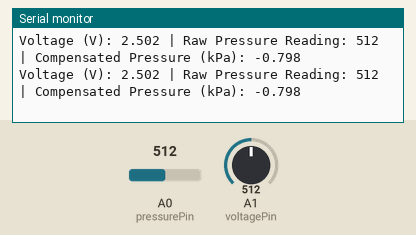
Simulated run of this sketch. Board: Arduino Uno, built with avr-gcc and run on an emulated ATmega328P. Shown: the last lines printed to the serial monitor. Inputs (shaded band) come from the test bench; at power-on: A0 (pressurePin) = 512, A1 (voltagePin) = 512.

Above: at 1.9 s.
2.0 s: A0 (pressurePin) set to 716
At 3.0 s:
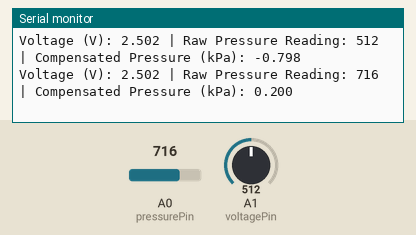
3.5 s: A1 (voltagePin) set to 716
At 4.8 s:
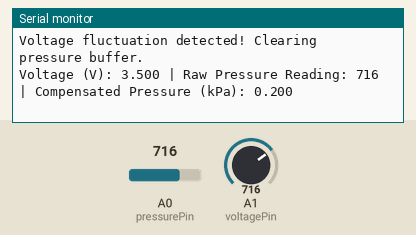
5.0 s: A0 (pressurePin) set to 900
At 6.1 s:
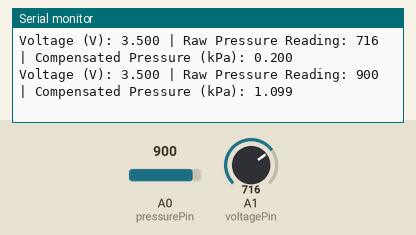
6.5 s: A1 (voltagePin) set to 900
At 8.2 s:
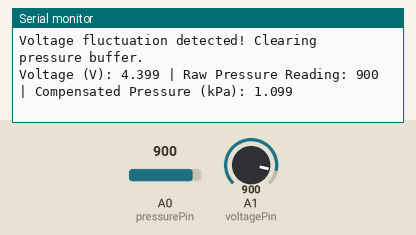
Timing chart, 0 to 9.0 s (numbered marks = the images above; inputs shaded):
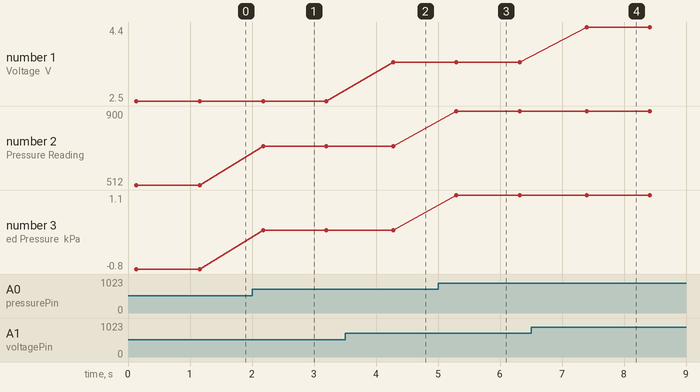

The sketch:

MPXV7002DPRevised.ino
```cpp
// Analog pin connections
const int pressurePin = A0;  // Analog pin connected to MPXV7002DP output
const int voltagePin = A1;   // Analog pin connected to Arduino's 3.3V output

// Constants
const float nominalVoltage = 3.3;       // Nominal 3.3V output voltage
const float voltageScaleFactor = 5.0 / 1023.0; // Scale factor for analog to voltage conversion
const float pressureScaleFactor = 1.0;  // Scale factor for pressure (adjust based on testing)

// Buffer for storing recent pressure readings
const int bufferSize = 10;
float pressureBuffer[bufferSize];
int bufferIndex = 0;

// Last voltage reading for spike detection
float lastVoltage = nominalVoltage;

// Threshold for detecting voltage fluctuations (adjust based on sensitivity)
float voltageThreshold = 0.05; // 50 mV threshold

void setup() {
    Serial.begin(9600);
    Serial.println("MPXV7002DP Pressure Sensor Monitoring with Voltage Compensation Started");
}

// Function to add a pressure reading to the buffer
void addToPressureBuffer(float pressure) {
    pressureBuffer[bufferIndex] = pressure;
    bufferIndex = (bufferIndex + 1) % bufferSize;
}

// Function to clear the pressure buffer
void clearPressureBuffer() {
    for (int i = 0; i < bufferSize; i++) {
        pressureBuffer[i] = 0;
    }
    Serial.println("Voltage fluctuation detected! Clearing pressure buffer.");
}

// Function to apply a linear offset to buffer data based on voltage deviation
void applyVoltageCompensation(float currentVoltage) {
    float voltageDeviation = currentVoltage - nominalVoltage;
    float compensationFactor = voltageDeviation * pressureScaleFactor;

    for (int i = 0; i < bufferSize; i++) {
        pressureBuffer[i] += compensationFactor;
    }
}

void loop() {
    // Read the current voltage
    float currentVoltage = analogRead(voltagePin) * voltageScaleFactor;

    // Detect significant voltage fluctuations
    if (abs(currentVoltage - lastVoltage) > voltageThreshold) {
        clearPressureBuffer();
    } else {
        // Apply voltage compensation if there's a small deviation
        applyVoltageCompensation(currentVoltage);
    }
    lastVoltage = currentVoltage;

    // Read the pressure from MPXV7002DP
    int rawPressure = analogRead(pressurePin);
    float pressure = (rawPressure * voltageScaleFactor - nominalVoltage) * pressureScaleFactor;

    // Add the current pressure reading to the buffer
    addToPressureBuffer(pressure);

    // Print the current voltage, pressure, and buffer contents
    Serial.print("Voltage (V): ");
    Serial.print(currentVoltage, 3);
    Serial.print(" | Raw Pressure Reading: ");
    Serial.print(rawPressure);
    Serial.print(" | Compensated Pressure (kPa): ");
    Serial.println(pressure, 3);

    delay(1000); // Delay of 1 second between readings
}
```

Measured:
- after the input at 2.0 s, the serial monitor: prints a new line after 0.18 s (image 1)
- after the input at 3.5 s, the serial monitor: prints a new line after 0.72 s (image 2)
- after the input at 5.0 s, the serial monitor: prints a new line after 0.30 s (image 3)
- after the input at 6.5 s, the serial monitor: prints a new line after 0.90 s (image 4)
- plotted number 1: 2.5 → 3.5 after the input at 3.5 s, 3.5 → 4.4 after the input at 6.5 s
- plotted number 2: 512 → 716 after the input at 2.0 s, 716 → 900 after the input at 5.0 s
- plotted number 3: -0.8 → 0.2 after the input at 2.0 s, 0.2 → 1.1 after the input at 5.0 s
